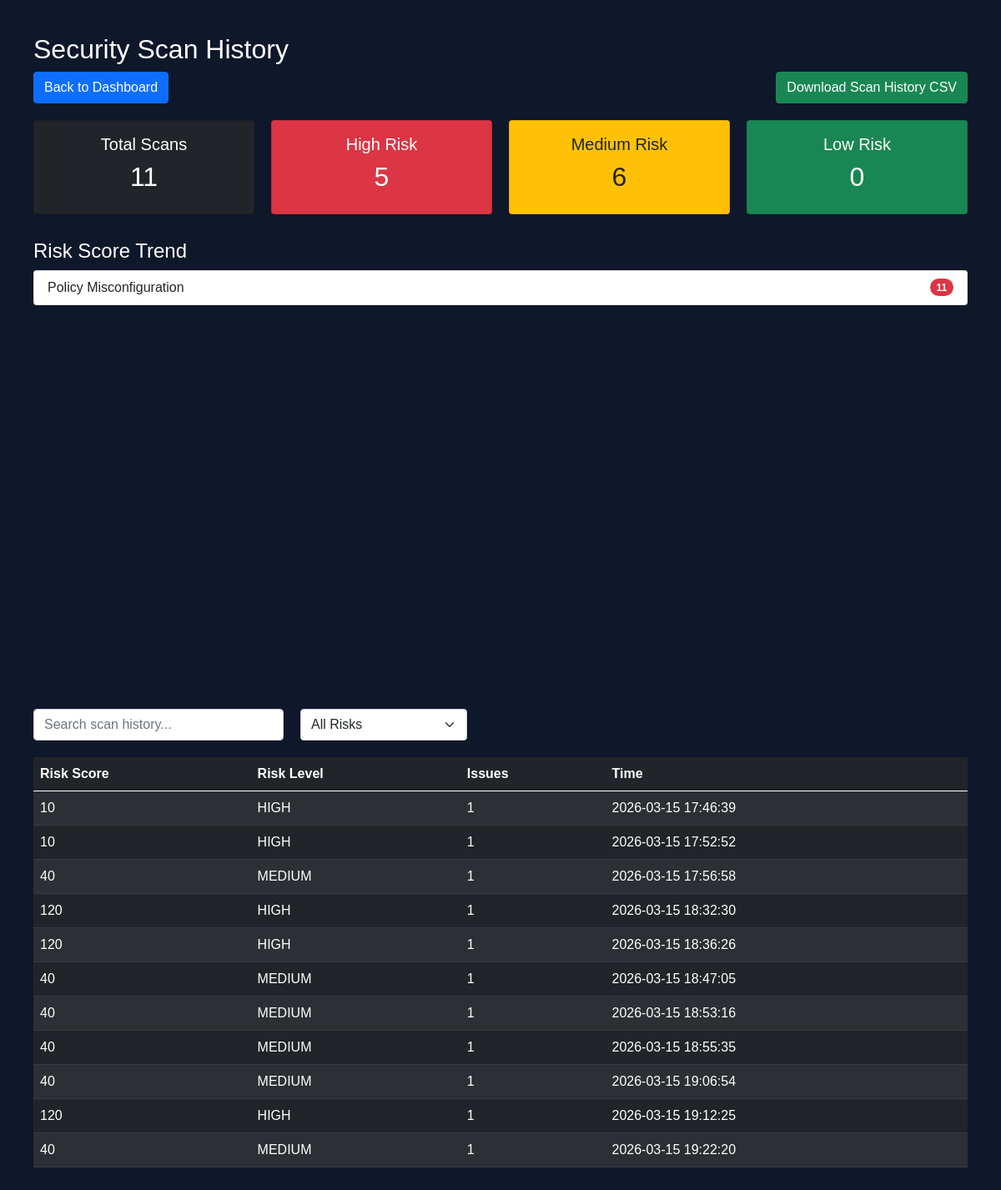
Page /history (signed in) on the earlier database version.
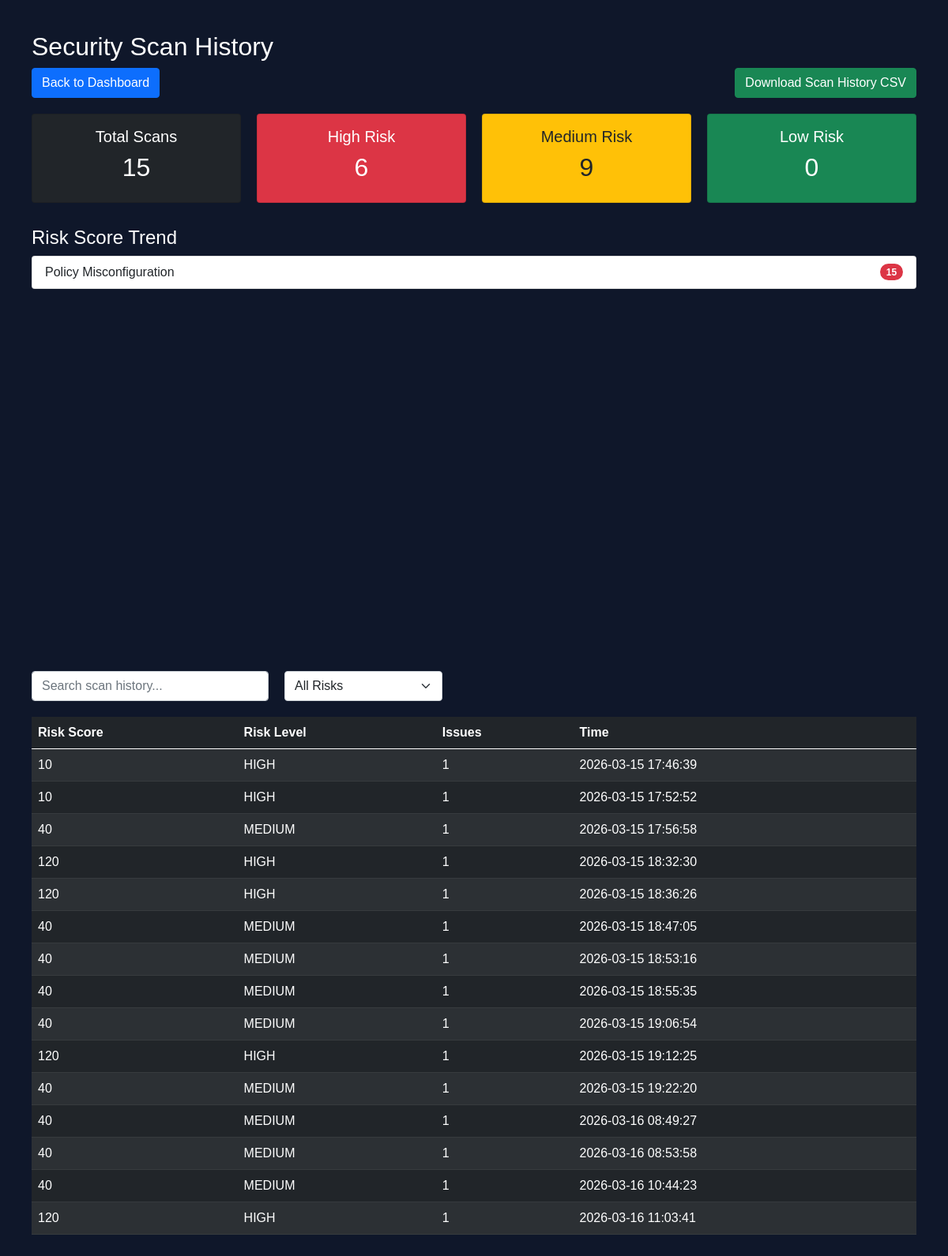
Same page on the later database version.
### tables this page shows
CREATE TABLE scans (
            id INTEGER PRIMARY KEY AUTOINCREMENT,
            username TEXT,
            risk_score INTEGER,
            risk_level TEXT,
            issues_count INTEGER,
            timestamp DATETIME DEFAULT CURRENT_TIMESTAMP
        );

### app.py (the view)
@app.route("/history")
def history():
    if "user_id" not in session:
        return redirect(url_for("auth.login"))
    username = session.get("username")
    scans = get_scan_history(username)
    vulnerability_counts = {}
    for scan in scans:
        issues_count = scan[2]
        if issues_count > 0:
            vulnerability_counts["Policy Misconfiguration"] = (
                vulnerability_counts.get("Policy Misconfiguration", 0) + issues_count
            )
    top_vulnerabilities = sorted(
        vulnerability_counts.items(),
        key=lambda x: x[1],
        reverse=True
    )
    total_scans = len(scans)
    high_risk = len([s for s in scans if s[1] == "HIGH"])
    medium_risk = len([s for s in scans if s[1] == "MEDIUM"])
    low_risk = len([s for s in scans if s[1] == "LOW"])
    scans = list(reversed(scans))
    risk_scores = [scan[0] for scan in scans]
    timestamps = [scan[3] for scan in scans]
    fig = go.Figure()
    fig.add_trace(go.Scatter(
    x=timestamps,
    y=risk_scores,
    mode='lines+markers',
    name='Risk Score'
    ))
    fig.update_layout(
        title = "Risk Score Trend",
        height=420,
        xaxis_title="Time",
        yaxis_title="Risk Score",
        template="plotly_dark",
        margin = dict(l=20,r=20,t=40,b=20),
        xaxis_tickangle=-45
    )
    chart = plot(
        fig,
        output_type="div",
        include_plotlyjs=False,
        config={"displaylogo": False,
                "displayModeBar": False}
    )
    return render_template(
        "history.html",
        scans=scans,
        chart=chart,
        total_scans=total_scans,
        high_risk=high_risk,
        medium_risk=medium_risk,
        low_risk=low_risk,
        top_vulnerabilities=top_vulnerabilities
    )

### database/db.py (called while the page is built)
def get_scan_history(username):
    conn = sqlite3.connect(DB_NAME)
    cursor = conn.cursor()
    cursor.execute(
        """
        SELECT risk_score, risk_level, issues_count, timestamp
        FROM scans
        WHERE username = ?
        ORDER BY timestamp DESC
    """,
        (username,),
    )
    rows = cursor.fetchall()
    conn.close()
    return rows

### templates/history.html (shortened to what this page needs)
<!DOCTYPE html>
<html>
<head>
    <link href="https://cdn.jsdelivr.net/npm/bootstrap@5.0.0-beta3/dist/css/bootstrap.min.css" rel="stylesheet">
</head>
<body>
<h2>Security Scan History</h2>
<div style="display:flex; justify-content:space-between; margin-bottom:20px;">
    <a href="/" class="btn btn-primary">
        Back to Dashboard
    </a>
    <a href="/export_csv" class="btn btn-success">
        Download Scan History CSV
    </a>
</div>
<div style="display:flex; gap:20px; margin-bottom:30px;">
    <div class="card bg-dark text-white p-3" style="flex:1; text-align:center;">
        <h5>Total Scans</h5>
        <h2>{{ total_scans }}</h2>
    </div>
    <div class="card bg-danger text-white p-3" style="flex:1; text-align:center;">
        <h5>High Risk</h5>
        <h2>{{ high_risk }}</h2>
    </div>
    <div class="card bg-warning text-dark p-3" style="flex:1; text-align:center;">
        <h5>Medium Risk</h5>
        <h2>{{ medium_risk }}</h2>
    </div>
    <div class="card bg-success text-white p-3" style="flex:1; text-align:center;">
        <h5>Low Risk</h5>
        <h2>{{ low_risk }}</h2>
    </div>
</div>
<h4 style="margin-top:30px;">Risk Score Trend</h4>
<ul class="list-group mb-4">
{% for vuln, count in top_vulnerabilities %}
<li class="list-group-item d-flex justify-content-between align-items-center">
    {{ vuln }}
    <span class="badge bg-danger rounded-pill">{{ count }}</span>
</li>
{% endfor %}
</ul>
<div style="margin-bottom:40px;">
    {{ chart | safe }}
</div>
<div style="display:flex; gap:20px; margin-bottom:20px;">
<input
    type="text"
    id="searchInput"
    onkeyup="searchTable()"
    placeholder="Search scan history..."
    class="form-control"
    style="max-width:300px;"
>
<select id="riskFilter" class="form-select" style="width:200px;" onchange="filterTable()">
<option value="ALL">All Risks</option>
</select>
</div>
<table id="scanTable" class="table table-dark table-striped">
    <thead>
        <tr>
            <th>Risk Score</th>
            <th>Risk Level</th>
            <th>Issues</th>
            <th>Time</th>
        </tr>
    </thead>
    <tbody>
        {% for scan in scans %}
        <tr>
            <td>{{ scan[0] }}</td>
            <td>{{ scan[1] }}</td>
            <td>{{ scan[2] }}</td>
            <td>{{ scan[3] }}</td>
        </tr>
        {% endfor %}
    </tbody>
</table>
</body>
</html>

### templates/history.html (style rules this page uses)
body { background: #0f172a; color: white; font-family: Arial; padding: 40px; }
table { background: #1e293b; }

Differences in the rows shown:
added scans: risk_score "40", risk_level "MEDIUM", issues_count "1", timestamp "2026-03-16 08:49:27"
added scans: risk_score "40", risk_level "MEDIUM", issues_count "1", timestamp "2026-03-16 08:53:58"
added scans: risk_score "40", risk_level "MEDIUM", issues_count "1", timestamp "2026-03-16 10:44:23"
added scans: risk_score "120", risk_level "HIGH", issues_count "1", timestamp "2026-03-16 11:03:41"
Other differences:
{{ total_scans }}: "11" → "15"
{{ high_risk }}: "5" → "6"
{{ medium_risk }}: "6" → "9"
new list line: "Policy Misconfiguration 15"
list line gone: "Policy Misconfiguration 11"
